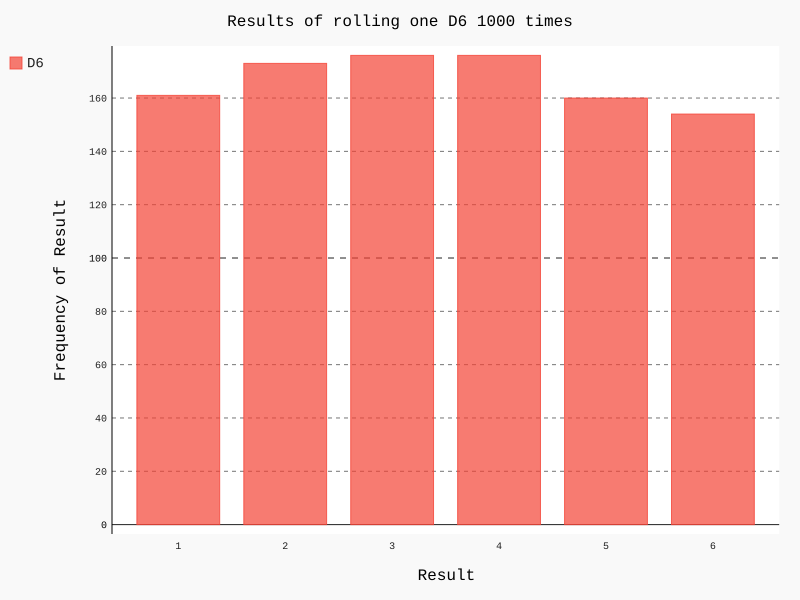

Python code for this plot:
import pygal
from die import Die

#Create a D6.
die = Die()

#Make some rolls, and store the result in a list.
results = []
for roll_num in range(1000):
    result = die.roll()
    results.append(result)

#Analyze the results. How many times each number appear.
frequencies = []
for value in range(1, die.num_sides+1):
    frequency = results.count(value)
    frequencies.append(frequency)

#Visualize the results
hist= pygal.Bar()

hist.title = "Results of rolling one D6 1000 times"
hist.x_labels = ['1', '2', '3', '4', '5', '6']
hist.x_title = "Result"
hist.y_title = "Frequency of Result"

hist.add('D6', frequencies)
hist.render_to_file('die_visual.svg')
